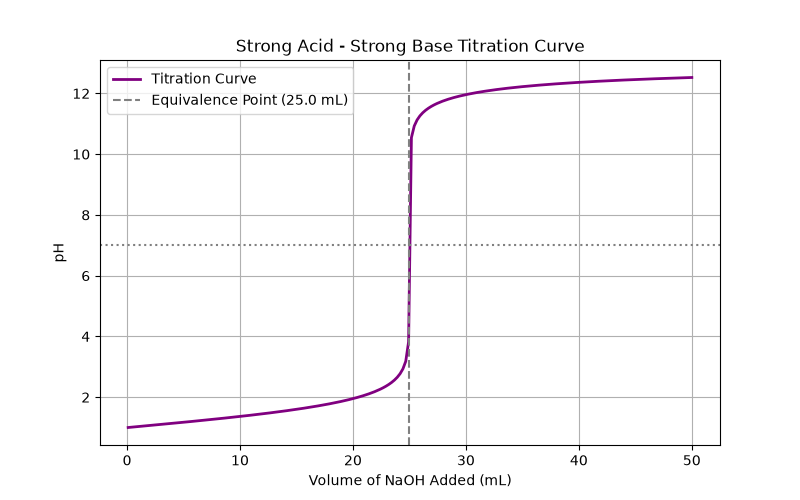

This figure's Python source:
import numpy as np
import matplotlib.pyplot as plt
from scipy.optimize import root_scalar

# Titration parameters
V_acid = 25.0  # mL of acid
C_acid = 0.1   # M concentration of acid
C_base = 0.1   # M concentration of base
Kw = 1e-14

def titration_error(pH, V_b):
    """Calculates charge balance error for strong acid - strong base titration."""
    H = 10**(-pH)
    OH = Kw / H
    V_total = V_acid + V_b
    
    # Concentrations in the mixture
    c_A = (C_acid * V_acid) / V_total
    c_B = (C_base * V_b) / V_total
    
    # Charge balance equation: [H+] + [Na+] - [Cl-] - [OH-] = 0
    return H + c_B - c_A - OH

# Base volume range (0 to 50 mL)
V_base_list = np.linspace(0.1, 50.0, 200)
pH_list = []

for V_b in V_base_list:
    # Solve for pH using root-finding
    sol = root_scalar(titration_error, args=(V_b,), bracket=[0.0, 14.0], method='brentq')
    pH_list.append(sol.root)

# Find equivalence point (where V_base == V_acid)
v_eq = V_acid * C_acid / C_base
sol_eq = root_scalar(titration_error, args=(v_eq,), bracket=[0.0, 14.0], method='brentq')
pH_eq = sol_eq.root

print(f"Equivalence point volume: {v_eq:.2f} mL")
print(f"pH at equivalence point:  {pH_eq:.2f}")

# Plotting titration curve
plt.figure(figsize=(8, 5))
plt.plot(V_base_list, pH_list, color="purple", linewidth=2, label="Titration Curve")
plt.axvline(x=v_eq, color="gray", linestyle="--", label=f"Equivalence Point ({v_eq} mL)")
plt.axhline(y=pH_eq, color="gray", linestyle=":")

plt.xlabel("Volume of NaOH Added (mL)")
plt.ylabel("pH")
plt.title("Strong Acid - Strong Base Titration Curve")
plt.legend()
plt.grid(True)
plt.savefig("titration.png")
print("titration.png saved successfully!")
